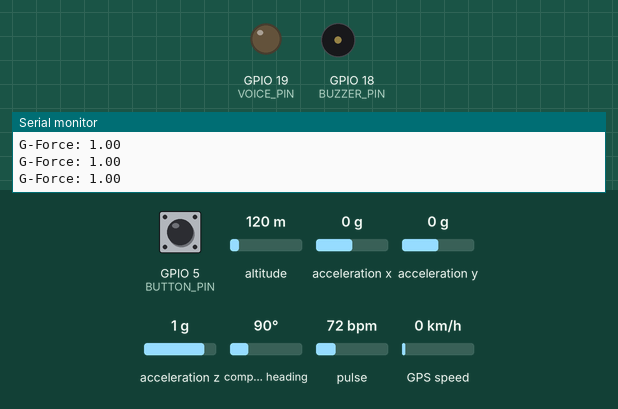
The sketch below on a simulated ESP32. On the bench: output pins drawn as LEDs (lit = HIGH), buzzer (waves = sounding, pin HIGH), the last lines printed to the serial monitor. Wiring (inferred from the names in the program): MPU-6050 motion sensor at I2C address 0x68. The test bench sets the inputs (shaded band); at power-on: acceleration x 0 g, GPIO 5 (BUTTON_PIN) HIGH, altitude 120 m, acceleration y 0 g, acceleration z 1 g, compass heading 90°, pulse 72 bpm, GPS speed 0 km/h. WiFi joins after 1.5 s; servers stay silent unless stated; the GPS gets a fix after 3 s at 37.7749, -122.4194 with 8 satellites.

Above: at 2.7 s.
2.8 s: acceleration x set to -1 g
4.3 s: acceleration x set to -1.3 g
At 4.8 s:
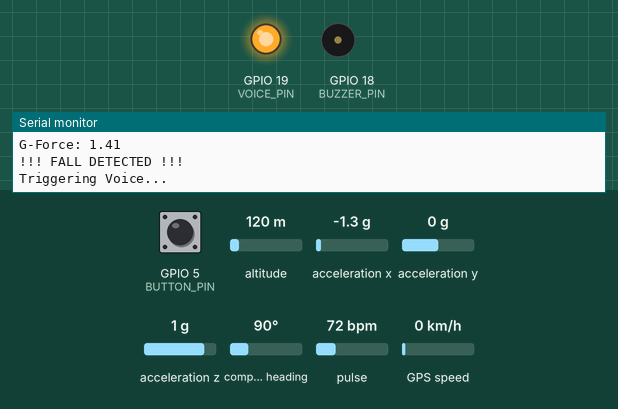
At 5.62 s:
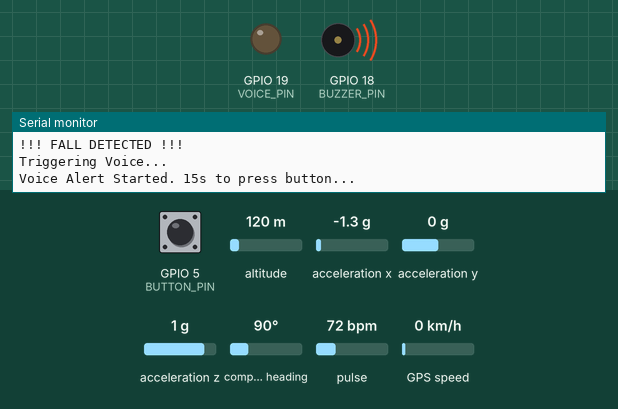
Timing chart, 0 to 14.0 s (numbered marks = the images above; inputs shaded):
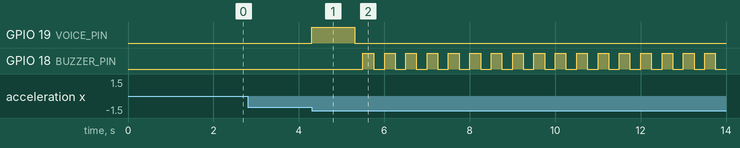

The sketch:

Fall_Detection_ESP32.ino
```cpp
#include <Wire.h>
#include <WiFi.h>
#include <HTTPClient.h>
#include <WiFiClientSecure.h>
#include <MAX30105.h>
#include <heartRate.h>
#include <TinyGPS++.h>
#include "soc/soc.h"
#include "soc/rtc_cntl_reg.h"

const int BUZZER_PIN = 18;
const int VOICE_PIN = 19;
const int BUTTON_PIN = 5;
const int MPU_ADDR = 0x68;
#define RXD2 16
#define TXD2 17

const char* ssid = "Galaxy A35 5G 969A";
const char* password = "password";
const char* apiKey = "o.GhPIdzxSNcJYOntgS63EORIDR8GVOuqH";

float FALL_THRESHOLD = 1.5;

TinyGPSPlus gps;
MAX30105 particleSensor;

const byte RATE_SIZE = 4;
byte rates[RATE_SIZE];
byte rateSpot = 0;
long lastBeat = 0;
int beatAvg = 0;

void setup() {
  WRITE_PERI_REG(RTC_CNTL_BROWN_OUT_REG, 0);

  Serial.begin(115200);
  Serial2.begin(9600, SERIAL_8N1, RXD2, TXD2);

  pinMode(BUZZER_PIN, OUTPUT);
  pinMode(VOICE_PIN, OUTPUT);
  pinMode(BUTTON_PIN, INPUT_PULLUP);
  digitalWrite(VOICE_PIN, LOW);

  // WiFi Connection
  WiFi.begin(ssid, password);
  Serial.print("Connecting WiFi");
  unsigned long startAttemptTime = millis();
  while (WiFi.status() != WL_CONNECTED && millis() - startAttemptTime < 10000) {
    delay(500);
    Serial.print(".");
  }

  if(WiFi.status() == WL_CONNECTED) Serial.println("\n[WIFI CONNECTED]");
  else Serial.println("\n[WIFI TIMEOUT] Continuing to sensors...");

  Wire.begin(21, 22);
  Wire.setClock(400000);

  // MPU6050
  Wire.beginTransmission(MPU_ADDR);
  Wire.write(0x6B); Wire.write(0);
  if (Wire.endTransmission() != 0) {
    Serial.println("MPU6050 NOT FOUND!");
  }

  // MAX30105
  if (particleSensor.begin(Wire, I2C_SPEED_FAST)) {
    particleSensor.setup();
    particleSensor.setPulseAmplitudeRed(0x24);
    particleSensor.setPulseAmplitudeIR(0x24);
  }

  Serial.println("[SYSTEM READY]");
}

void loop() {
  // GPS
  while (Serial2.available() > 0) gps.encode(Serial2.read());

  // Heart Rate
  long irValue = particleSensor.getIR();
  if (checkForBeat(irValue) == true) {
    long delta = millis() - lastBeat;
    lastBeat = millis();
    float bpm = 60 / (delta / 1000.0);
    if (bpm < 255 && bpm > 20) {
      rates[rateSpot++] = (byte)bpm;
      rateSpot %= RATE_SIZE;
      beatAvg = 0;
      for (byte x = 0; x < RATE_SIZE; x++) beatAvg += rates[x];
      beatAvg /= RATE_SIZE;
    }
  }

  //(MPU6050)
  Wire.beginTransmission(MPU_ADDR);
  Wire.write(0x3B); Wire.endTransmission(false);
  Wire.requestFrom(MPU_ADDR, 6, true);

  if (Wire.available() >= 6) {
    int16_t rawX = Wire.read() << 8 | Wire.read();
    int16_t rawY = Wire.read() << 8 | Wire.read();
    int16_t rawZ = Wire.read() << 8 | Wire.read();

    float AccX = (float)rawX / 16384.0;
    float AccY = (float)rawY / 16384.0;
    float AccZ = (float)rawZ / 16384.0;
    float totalAcc = sqrt(AccX*AccX + AccY*AccY + AccZ*AccZ);

    // G-Force
    static unsigned long lastPrint = 0;
    if (millis() - lastPrint > 500) {
      Serial.print("G-Force: "); Serial.println(totalAcc);
      lastPrint = millis();
    }

    if (totalAcc > FALL_THRESHOLD) {
      Serial.println("!!! FALL DETECTED !!!");
      handleFallSequence();
    }
  }

  delay(10);
}

void handleFallSequence() {
  // ISD1820
  Serial.println("Triggering Voice...");
  digitalWrite(VOICE_PIN, HIGH);
  delay(1000);
  digitalWrite(VOICE_PIN, LOW);

  Serial.println("Voice Alert Started. 15s to press button...");

  unsigned long startTimer = millis();
  bool safe = false;

  while (millis() - startTimer < 15000) {
    // SOS Beep pattern
    digitalWrite(BUZZER_PIN, (millis() % 500 < 250));

    if (digitalRead(BUTTON_PIN) == LOW) { // Button Pressed
      safe = true;
      break;
    }
    delay(5);
  }

  digitalWrite(BUZZER_PIN, LOW);

  if (safe) {
    Serial.println("User marked as SAFE.");
    delay(2000);
  } else {
    Serial.println("Timeout reached. Sending SOS!");
    sendAlert();
  }
}

void sendAlert() {
  if (WiFi.status() != WL_CONNECTED) return;

  String lat = gps.location.isValid() ? String(gps.location.lat(), 6) : "0.0";
  String lng = gps.location.isValid() ? String(gps.location.lng(), 6) : "0.0";
  String mapUrl = "http://maps.google.com/maps?q=" + lat + "," + lng;
  String msg = "EMERGENCY: Fall detected! BPM: " +
  String(beatAvg) + " Location: https://maps.app.goo.gl/5C2GZSB8webAT3y97 ";
  WiFiClientSecure client;
  client.setInsecure();
  HTTPClient http;

  if (http.begin(client, "https://api.pushbullet.com/v2/pushes")) {
    http.addHeader("Access-Token", apiKey);
    http.addHeader("Content-Type", "application/json");
    String payload = "{\"type\": \"note\", \"title\": \"SOS\", \"body\": \"" + msg + "\"}";
    http.POST(payload);
    http.end();
  }
}
```

Measured:
- the behaviour switches between -1.1 and -1.2 g on acceleration x (found by bisection; images 0 and 1)
- after the input at 4.3 s, GPIO 19 (VOICE_PIN): LOW → HIGH at once, → LOW 1.0 s later; GPIO 18 (BUZZER_PIN): alternates HIGH for 0.25 s and LOW for 0.25 s, starting after 1.2 s
